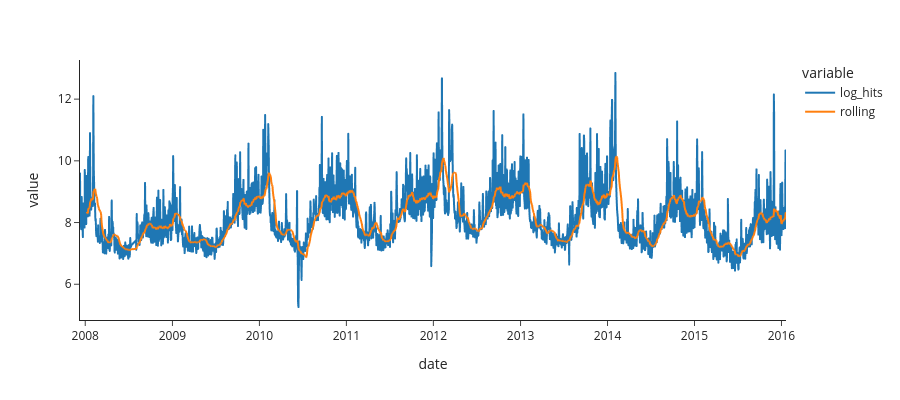

Source (notebook cell):
### Markdown cell above
## Rolling Average

With a rolling average, we first select a *rolling* window size, $w$. Starting at $t=w$, each value is replaced with the average of the previous $w$ data points. Here, we use `.rolling` in pandas with a window size of width **30 days**.

### Code cell
df_plot = df_manning.copy()
df_plot['rolling'] = df_plot.log_hits.rolling(30).mean()

px.line(df_plot[['log_hits', 'rolling']], template='simple_white', height=400)

### Figure 1 — Plotly figure (JSON) as saved in the notebook; plotly's stock layout.template omitted (floating-point values rounded to 4 significant figures; data arrays with more than 128 entries replaced by an {"elided": "..."} marker saying what was removed)
{"data": [{"hovertemplate": "variable=log_hits<br>date=%{x}<br>value=%{y}<extra></extra>", "legendgroup": "log_hits", "line": {"color": "#1F77B4", "dash": "solid"}, "marker": {"symbol": "circle"}, "mode": "lines", "name": "log_hits", "showlegend": true, "type": "scattergl", "x": {"elided": "2905 str values"}, "xaxis": "x", "y": {"elided": "2905 float values"}, "yaxis": "y"}, {"hovertemplate": "variable=rolling<br>date=%{x}<br>value=%{y}<extra></extra>", "legendgroup": "rolling", "line": {"color": "#FF7F0E", "dash": "solid"}, "marker": {"symbol": "circle"}, "mode": "lines", "name": "rolling", "showlegend": true, "type": "scattergl", "x": {"elided": "2905 str values"}, "xaxis": "x", "y": {"elided": "2905 float values"}, "yaxis": "y"}], "layout": {"height": 400, "legend": {"title": {"text": "variable"}, "tracegroupgap": 0}, "margin": {"t": 60}, "xaxis": {"anchor": "y", "domain": [0, 1], "title": {"text": "date"}}, "yaxis": {"anchor": "x", "domain": [0, 1], "title": {"text": "value"}}}}
